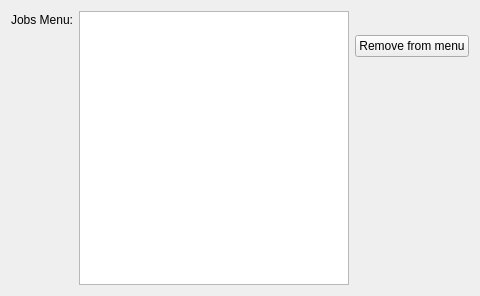
<?xml version="1.0" encoding="UTF-8"?>
<ui version="4.0">
 <class>CustomJobPreferences</class>
 <widget class="QWidget" name="CustomJobPreferences">
  <property name="geometry">
   <rect>
    <x>0</x>
    <y>0</y>
    <width>480</width>
    <height>296</height>
   </rect>
  </property>
  <property name="windowTitle">
   <string>Form</string>
  </property>
  <layout class="QGridLayout" name="gridLayout">
   <item row="0" column="0">
    <widget class="QLabel" name="label">
     <property name="text">
      <string>Jobs Menu:</string>
     </property>
    </widget>
   </item>
   <item row="0" column="2">
    <spacer name="verticalSpacer_3">
     <property name="orientation">
      <enum>Qt::Vertical</enum>
     </property>
     <property name="sizeType">
      <enum>QSizePolicy::Fixed</enum>
     </property>
     <property name="sizeHint" stdset="0">
      <size>
       <width>20</width>
       <height>18</height>
      </size>
     </property>
    </spacer>
   </item>
   <item row="1" column="2">
    <widget class="QPushButton" name="removeButton">
     <property name="text">
      <string>Remove from menu</string>
     </property>
    </widget>
   </item>
   <item row="2" column="0">
    <spacer name="verticalSpacer">
     <property name="orientation">
      <enum>Qt::Vertical</enum>
     </property>
     <property name="sizeHint" stdset="0">
      <size>
       <width>20</width>
       <height>219</height>
      </size>
     </property>
    </spacer>
   </item>
   <item row="2" column="2">
    <spacer name="verticalSpacer_2">
     <property name="orientation">
      <enum>Qt::Vertical</enum>
     </property>
     <property name="sizeHint" stdset="0">
      <size>
       <width>20</width>
       <height>219</height>
      </size>
     </property>
    </spacer>
   </item>
   <item row="0" column="1" rowspan="3">
    <widget class="QListWidget" name="menuList">
     <property name="selectionMode">
      <enum>QAbstractItemView::ExtendedSelection</enum>
     </property>
    </widget>
   </item>
  </layout>
 </widget>
 <resources/>
 <connections>
  <connection>
   <sender>menuList</sender>
   <signal>itemSelectionChanged()</signal>
   <receiver>CustomJobPreferences</receiver>
   <slot>updateRemoveButton()</slot>
   <hints>
    <hint type="sourcelabel">
     <x>214</x>
     <y>169</y>
    </hint>
    <hint type="destinationlabel">
     <x>392</x>
     <y>177</y>
    </hint>
   </hints>
  </connection>
 </connections>
 <slots>
  <slot>updateRemoveButton()</slot>
 </slots>
</ui>
